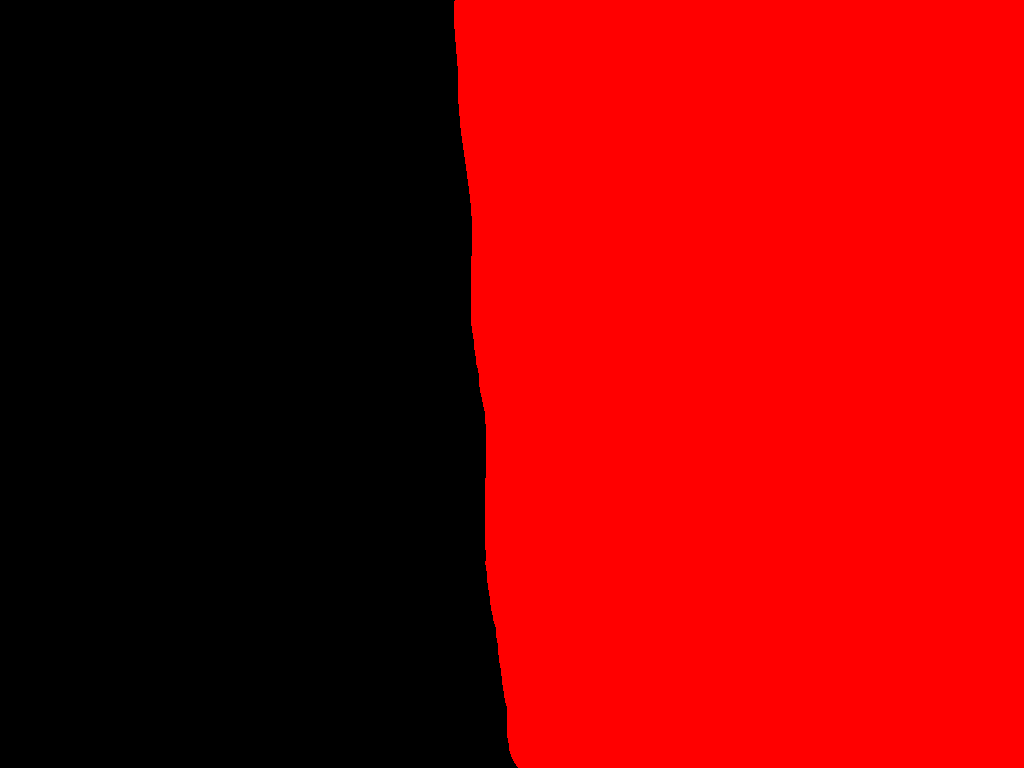
#> input picture mask.png, 1024 x 768 px, found by its file name
$ python test_motion_detection.py --video mask.png   (older library calls are emulated)
#> lines starting #> are read from the running program, lines starting #| are printed output that depends on the picture; after the words box and inside, x2 and y2 are one past the last pixel; in counts of white or black regions, pixels touching at a corner belong together
#!/usr/bin/env python3

# USAGE
# python motion_detector.py
# python motion_detector.py --video videos/example_01.mp4

import argparse
import datetime
import time
import cv2

ap = argparse.ArgumentParser()
ap.add_argument("-v", "--video", help="path to the video file")
ap.add_argument("-a", "--min-area", type=int, default=55, help="minimum area size")
args = vars(ap.parse_args())

if args.get("video", None) is None:
	camera = cv2.VideoCapture("tcambin ! video/x-bayer,format=bggr,width=1024,height=768,framerate=30/1 ! capssetter join=false caps=\"video/x-bayer,format=gbrg\" ! bayer2rgb ! videoconvert ! appsink")
	time.sleep(0.25)
else:
	camera = cv2.VideoCapture(args["video"])

firstFrame = None
counter = 0

mask = cv2.imread("/home/nvidia/Desktop/Bachelor/mask.png")
#> mask is the input picture: shape (768, 1024, 3); mean B, G, R 0, 0, 135.6
grayMask = cv2.cvtColor(mask, cv2.COLOR_BGR2GRAY)
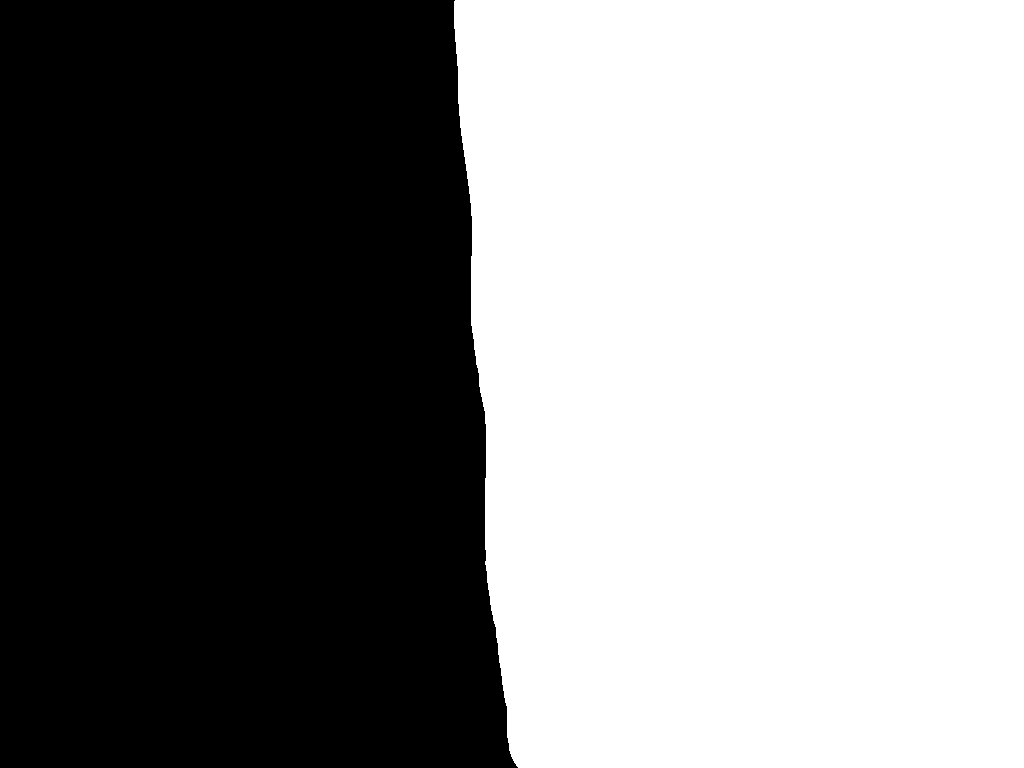
#> grayMask: shape (768, 1024); values 0 (black) and 76 (white), 53.2% white; 1 black region, box (x1, y1, x2, y2) and area: (0, 0, 518, 768) 368144
retvalMask, thresholdMask = cv2.threshold(grayMask, 0, 255, cv2.THRESH_BINARY_INV)


while True:
	(grabbed, frame) = camera.read()
	text = "Unoccupied"

	if not grabbed:
		break

	gray = cv2.cvtColor(frame, cv2.COLOR_BGR2GRAY)
	gray = cv2.GaussianBlur(gray, (	3, 3), 0)
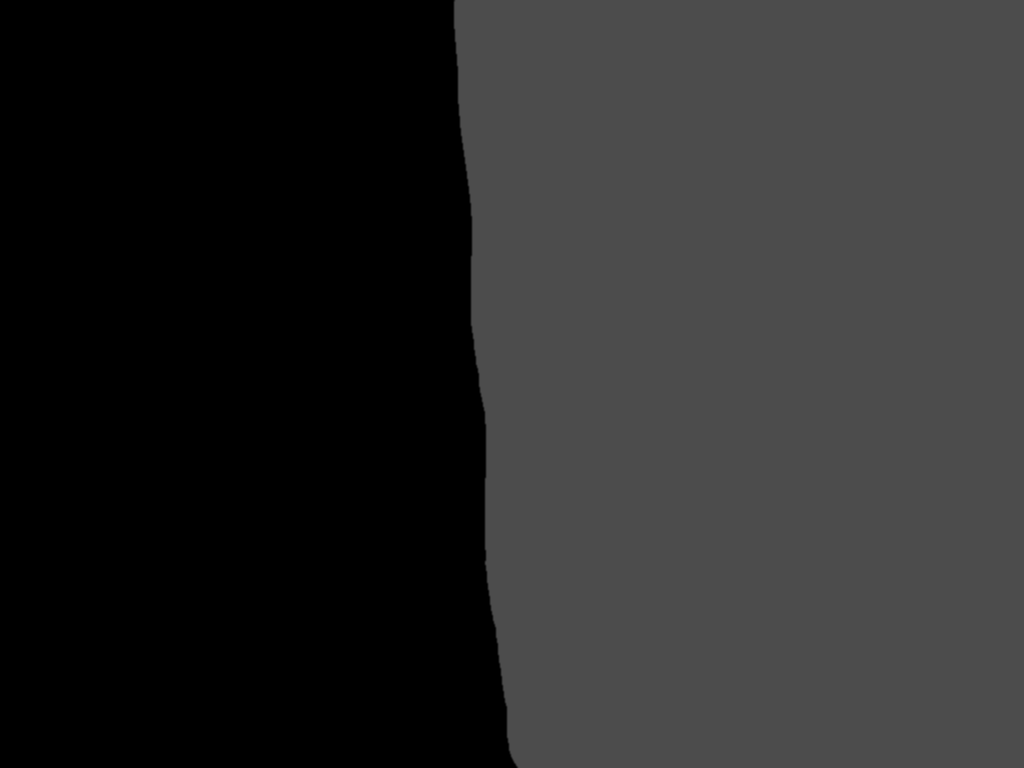
#> gray: shape (768, 1024); min 0, max 76, mean 40.4

	if firstFrame is None:
		firstFrame = gray
		continue

	frameDelta = cv2.absdiff(firstFrame, gray)
	thresh = cv2.threshold(frameDelta, 25, 255, cv2.THRESH_BINARY)[1]

	thresh = cv2.bitwise_and(thresh, thresholdMask)

	#dilate = cv2.dilate(thresh.copy(), None, iterations=2)
	thresh = cv2.dilate(thresh, None, iterations=2)
	# [8 lines of commented-out code are left out]
	_, cnts, _ = cv2.findContours(thresh.copy(), cv2.RETR_TREE, cv2.CHAIN_APPROX_SIMPLE)

	for c in cnts:
		if(cv2.contourArea(c) < 50):
			continue

		#(x, y, w, h) = cv2.boundingRect(c)
		#cv2.rectangle(frame, (x, y), (x + w, y + h), (0, 255, 0), 2)

		(x, y), radius = cv2.minEnclosingCircle(c)
		cv2.circle(frame, (int(x), int(y)), int(radius), (0, 0, 255), 2)

		#cv2.drawContours(frame, [c], -1, (0,0,255), 2)
		text = "Occupied"

	cv2.putText(frame, "Room Status: {}".format(text), (10, 20), cv2.FONT_HERSHEY_SIMPLEX, 0.5, (0, 0, 255), 2)
	cv2.putText(frame, datetime.datetime.now().strftime("%A %d %B %Y %I:%M:%S%p"), (10, frame.shape[0] - 10), cv2.FONT_HERSHEY_SIMPLEX, 0.35, (0, 0, 255), 1)

	# show the frame and record if the user presses a key
	cv2.imshow("Security Feed", frame)
	cv2.waitKey(3)
	#cv2.imshow("Thresh", thresh)
	#cv2.imshow("Frame Delta", frameDelta)
	key = cv2.waitKey(1) & 0xFF

	if key == ord("q"):
		break

	if counter % 30 == 0:
		firstFrame = gray
	counter += 1

camera.release()
cv2.destroyAllWindows()
